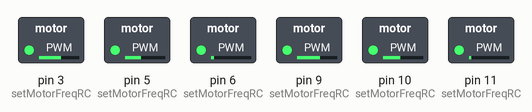
The sketch below on a simulated Arduino Uno, built with avr-gcc and run on an emulated ATmega328P. Shown: switched loads named in the sketch (green lamp = pin HIGH).

Above: at 0.15 s.
At 5.25 s:
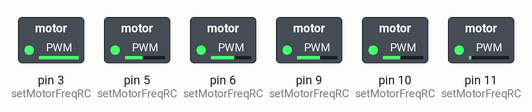
At 10.05 s:
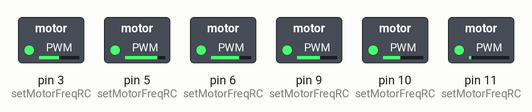
At 19.95 s:
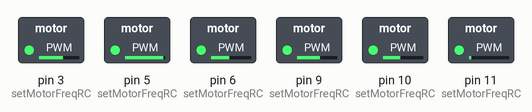
At 29.85 s:
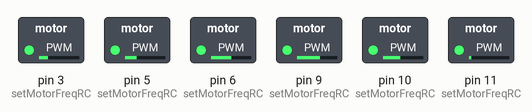
At 39.75 s:
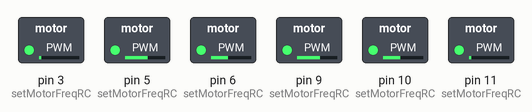
Timing chart, 0 to 40.0 s (numbered marks = the images above):
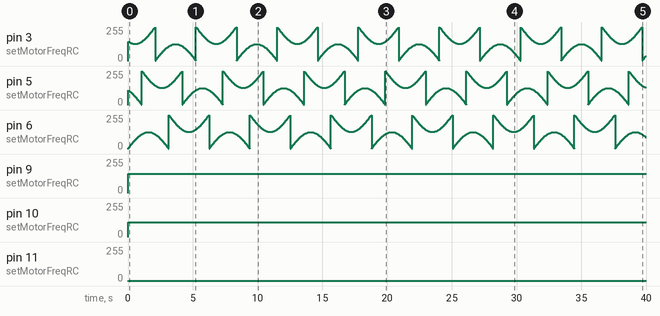

The sketch:

AimBot.ino
```cpp
#include "BLcontroller.h"
#include "Interupts_.h"
#include <Wire\Wire.h>
#define __ESC
#include "Aimbot_Serial.h"

#define bldc1 0.1171875
#define bldc2 0.05859375
#define DIR_MASK 0x80
#define Y_MIN_LIMIT -160
#define Y_MAX_LIMIT 320
#define MOTORPOWER 255 // 0 to 255
#define MOTOR_0_DEFAULT_FREQ 128
#define MOTOR_1_DEFAULT_FREQ 64
#define MOTOR_0_MIN_FREQ 192
#define MOTOR_1_MIN_FREQ 96
#define MOTOR_0_MAX_FREQ 256
#define MOTOR_1_MAX_FREQ 256
#define SPEED_FACTOR_Z 18
#define SPEED_FACTOR_Y 40
int speedCountY = 0; // RC mode counters for speed factor
int speedCountZ = 0;

char z_Pos = 0, y_Pos = 0;
int16_t z_Pos_Steps = 0, y_Pos_Steps = 0, y_Motor_Signed = 0;
uint16_t z_Motor = 0, y_Motor = 0;
bool rc_mode = false;

static AimBot_Serial megaSerial(Serial);


int zMotorCounter = 0;
bool up = true;
int z_MotorCounter = 0;

void setup()
{
	Serial.begin(BAUDRATE);

	initBlController();

	initMotorStuff();

	motorPowerOff();

	sei();

#if 0
	//moving to 0 pos.
	MoveMotorPosSpeed(motorNumberYaw, y_Motor, 100);
	MoveMotorPosSpeed(motorNumberPitch, z_Motor, 100);
	delay(250);
	megaSerial.sendPosReached();
#endif
}

void loop()
{
#if 0

	if (megaSerial.update())
	{
		rc_mode = megaSerial.isRCmode();
		z_Pos = megaSerial.getX();
		y_Pos = megaSerial.getY();

		if (!rc_mode) moveToPos();
		else
		{
			motor_0_freq = MOTOR_0_DEFAULT_FREQ;
			motor_1_freq = MOTOR_1_DEFAULT_FREQ;
			//setMotorFreqRC(z_Pos, motorNumberPitch);
			//setMotorFreqRC(y_Pos, motorNumberYaw);
			//motor_0_freq = MOTOR_0_MIN_FREQ;
			//motor_1_freq = MOTOR_1_MIN_FREQ;
		}
		megaSerial.flush();
	}
	//when in RC-mode, we want to continually move regardless of the success of serial update.
	if (rc_mode) moveWithSpeed();
	else
	{
		MoveMotorPosSpeed(motorNumberYaw, y_Motor, 100);
		MoveMotorPosSpeed(motorNumberPitch, z_Motor, 100);
	}
#endif
#if 1
	moveWithSpeed();
	//if (zMotorCounter >= 3072) up = false;
	//if (zMotorCounter <= 0) up = true;

	//if (up)z_Pos = 8;
	//else z_Pos = -8;
	z_Pos = 9;
	//if (z_Motor >= 360) z_Motor = 0;
#endif
}

void moveToPos()
{

	//converting angle to motor steps.
	z_Pos_Steps = z_Pos / bldc2;
	y_Pos_Steps = y_Pos / bldc1;

	int16_t z_pos_origin = z_Pos_Steps;
	int16_t y_pos_origin = y_Pos_Steps;

	while ((z_Pos_Steps != 0) || (y_Pos_Steps != 0))
	{
		if (motor_0_update && z_Pos_Steps != 0)
		{
			if (z_Pos_Steps > 0)
			{
				--z_Pos_Steps;
				--z_Motor;
			}
			else if (z_Pos_Steps < 0)
			{
				++z_Pos_Steps;
				++z_Motor;
			}
			setMotorFreq(z_pos_origin, z_Pos_Steps, motorNumberPitch);
			motor_0_update = false;
			if (z_Motor >= sineArraySize) z_Motor = 0;
			else if (z_Motor < 0) z_Motor = sineArraySize;
			MoveMotorPosSpeed(motorNumberPitch, z_Motor, MOTORPOWER);
		}
		if (motor_1_update && y_Pos_Steps != 0)
		{
			if (y_Pos_Steps > 0)
			{
				if (y_Motor_Signed > Y_MIN_LIMIT){
					y_Motor--;
					y_Motor_Signed--;
					y_Pos_Steps--;
				}
				else y_Pos_Steps = 0;
			}
			else if (y_Pos_Steps < 0)
			{
				if (y_Motor_Signed < Y_MAX_LIMIT){
					y_Motor++;
					y_Motor_Signed++;
					y_Pos_Steps++;
				}
				else y_Pos_Steps = 0;
			}
			setMotorFreq(y_pos_origin, y_Pos_Steps, motorNumberYaw);
			motor_1_update = false;
			if (y_Motor >= sineArraySize) y_Motor = 0;
			else if (y_Motor < 0) y_Motor = sineArraySize;
			MoveMotorPosSpeed(motorNumberYaw, y_Motor, MOTORPOWER);
		}
	}
	delay(100); //wait for rig to settle a little
	megaSerial.sendPosReached();
}


void moveWithSpeed()
{

	if ((z_Pos >= -1 && z_Pos <= 1)) z_Pos = 0;
	if ((y_Pos >= -1 && y_Pos <= 1)) y_Pos = 0;

	if (motor_0_update){
		motor_0_update = false;
		speedCountZ += abs(z_Pos);
		if (speedCountZ > SPEED_FACTOR_Z)
		{
			speedCountZ = 0;
			if (z_Pos & DIR_MASK)
			{
				z_Motor--;
				zMotorCounter--;
			}
			else if (z_Pos)
			{
				z_Motor++;
				zMotorCounter++;
			}
		}
		if (z_Motor >= sineArraySize) z_Motor = 0;
		else if (z_Motor < 0) z_Motor = sineArraySize;
		MoveMotorPosSpeed(motorNumberPitch, z_Motor, MOTORPOWER);

	}

	if (motor_1_update){
		motor_1_update = false;
		speedCountY += abs(y_Pos);
		if (speedCountY > SPEED_FACTOR_Y)
		{
			speedCountY = 0;
			if ((y_Pos & DIR_MASK) && y_Motor_Signed > Y_MIN_LIMIT){
				y_Motor--;
				y_Motor_Signed--;
			}
			else if (y_Pos && y_Motor_Signed < Y_MAX_LIMIT){
				y_Motor++;
				y_Motor_Signed++;
			}
		}
		if (y_Motor >= sineArraySize) y_Motor = 0;
		else if (y_Motor < 0) y_Motor = sineArraySize;
		MoveMotorPosSpeed(motorNumberYaw, y_Motor, MOTORPOWER);
	}

#if 0
	if (motor_0_update)
	{
		motor_0_update = false;
		speedCountZ += z_Pos;
		if (speedCountZ > 40)
		{
			MoveMotorPosSpeed(motorNumberPitch, z_Motor++, MOTORPOWER);
			speedCountZ = 0;
		}
	}
	if (motor_1_update)
	{
		motor_1_update = false;
		speedCountY += y_Pos;
		if (speedCountY > 40)
		{
			MoveMotorPosSpeed(motorNumberYaw, y_Motor++, MOTORPOWER);
			speedCountY = 0;
		}
	}
#endif
}


void setMotorFreq(int16_t &origin, int16_t &progress, uint8_t motorNumber)
{
	switch (motorNumber)
	{
	case motorNumberPitch:
		if ((origin/2)<progress) motor_0_freq = origin > 0 ? map(progress, 0, origin, MOTOR_0_MAX_FREQ, MOTOR_0_MIN_FREQ) : map(progress, origin, 0, MOTOR_0_MAX_FREQ, MOTOR_0_MIN_FREQ);
		else motor_0_freq = origin > 0 ? map(progress, 0, origin, MOTOR_0_MIN_FREQ, MOTOR_0_MAX_FREQ) : map(progress, origin, 0, MOTOR_0_MIN_FREQ, MOTOR_0_MAX_FREQ);
		break;
	case motorNumberYaw:
		if ((origin/2)<progress) motor_1_freq = origin > 0 ? map(progress, 0, origin, MOTOR_1_MAX_FREQ, MOTOR_1_MIN_FREQ) : map(progress, origin, 0, MOTOR_1_MAX_FREQ, MOTOR_1_MIN_FREQ);
		else motor_1_freq = origin > 0 ? map(progress, 0, origin, MOTOR_1_MIN_FREQ, MOTOR_1_MAX_FREQ) : map(progress, origin, 0, MOTOR_1_MIN_FREQ, MOTOR_1_MAX_FREQ);
		break;
	default:
		break;
	}
}
void setMotorFreqRC(int RCval, uint8_t motorNumber)
{
	RCval = abs(RCval);
	switch (motorNumber)
	{
	case motorNumberPitch:
		motor_0_freq = map(RCval, 0, 10, MOTOR_0_MIN_FREQ, MOTOR_0_MAX_FREQ);
		break;
	case motorNumberYaw:
		motor_1_freq = map(RCval, 0, 10, MOTOR_1_MIN_FREQ, MOTOR_1_MAX_FREQ);
		break;
	default:
		break;
	}
}
```

Aimbot_Serial.h
```cpp
#ifndef SERIAL_H
#define SERIAL_H
#define BAUDRATE 115200

enum CMD_ID {
	AIM_SYNC = 0xa5,
	VECTOR,
	MOV_XY,
	POS_REACHED,
	PIXY_PARAM_NOFP,
	PIXY_PARAM_DELTAP,
	PIXY_STOP,
	PIXY_START
};

#if defined(__MEGA) || defined(__ESC)
#ifdef __MEGA
#include <Arduino.h>
#endif
#ifdef __ESC
#include <Arduino.h>
#endif
#ifdef __DEBUG
#define DEBUG 1
#else
#define DEBUG 0
#endif

bool debug = DEBUG;
struct baseArduinoSerial {

	baseArduinoSerial(Stream &serial):m_serial(serial) {
		m_tx = (uint8_t*)malloc(sizeof(uint8_t)* 4);
		m_rx = (uint8_t*)malloc(sizeof(uint8_t)* 4);
	}

	void flush() {
		//flush local rx buffer
		for (int i = 0; i <= 3; i++) m_rx[i] = 0;
	}

	bool update() {
		if (m_serial.available()>3) {
			int len = 0;
			if (!sync()) {
				if (debug) Serial.println("Serial update: failed");
				return false;
			}
			while (true) {
				m_rx[len] = (uint8_t)m_serial.read();
				if (m_serial.available() == 0) break;
				if ((uint8_t)m_serial.peek() == AIM_SYNC) break; //next packet will have to wait.
				len++;
			}
			if (debug)
			{
				Serial.println("Serial update: complete");
				for (int i = 0; i <= len; i++) Serial.print(m_rx[i], HEX);
				Serial.println();
			}
			return true;
		}
		if (debug) Serial.println("Serial update: Nothing recieved");
		return false;
	}

	char getX() {
		if (debug) {
			if (m_rx[1] == VECTOR || m_rx[1] == MOV_XY) {
				Serial.print("Recieved X-Vector: ");
				Serial.println((char)m_rx[2],DEC);
			}
			else {
				Serial.println("Have not recieved X");
			}
		}
		if (m_rx[1] == VECTOR || m_rx[1] == MOV_XY) return (char)m_rx[2];
		return 0;
	}

	char getY() {
		if (debug) {
			if (m_rx[1] == VECTOR || m_rx[1] == MOV_XY) {
				Serial.print("Recieved Y-Vector: ");
				Serial.println((char)m_rx[3],DEC);
			}
			else {
				Serial.println("Have not recieved Y");
			}
		}
		if (m_rx[1] == VECTOR || m_rx[1] == MOV_XY) return (char)m_rx[3];
		return 0;
	}

	void sendXY(char x, char y, CMD_ID type) {
		m_tx[0] = AIM_SYNC;
		m_tx[1] = type;
		m_tx[2] = x;
		m_tx[3] = y;
		if (debug) {
			Serial.print("Sending XY: ");
			Serial.print(AIM_SYNC, HEX);
			Serial.print(" ");
			Serial.print(type, HEX);
			Serial.print(" ");
			Serial.print(x, DEC);
			Serial.print(" ");
			Serial.print(y, DEC);
			Serial.println();
		}
		m_serial.write(m_tx, sizeof(uint8_t)* 4);
	}

protected:
	~baseArduinoSerial() {
		free(m_rx);
		free(m_tx);
	}

	bool sync() {
		if ((uint8_t)m_serial.peek() != AIM_SYNC) {
			m_serial.read();
			uint16_t timeout = 0;
			while (m_serial.available()>1)
			{
				if (timeout > 20) return false;
				if ((uint8_t)m_serial.peek() != AIM_SYNC) {
					m_serial.read();
					timeout++;
				}
				else return true;
			}
		}
		else return true;
	}

	uint8_t *m_tx, *m_rx;
	Stream &m_serial;
};
#endif
#ifdef __MEGA
struct AimBot_Serial : public baseArduinoSerial
{
	AimBot_Serial(Stream &serial): baseArduinoSerial(serial) {}

	void flush() {
		while (m_serial.available() > 0) m_serial.read();
		for (int i = 0; i <= 3; i++) m_rx[i] = 0;
	}

	void pixyCmd(CMD_ID cmd) {
		m_tx[0] = AIM_SYNC;
		m_tx[1] = cmd;
		if (debug) {
			Serial.print("Pixy command: ");
			Serial.println(m_tx[1],HEX);
		}
		m_serial.write(m_tx, sizeof(uint8_t)* 2);
	}

	void pixyCmd(CMD_ID cmd, unsigned int value) {
		m_tx[0] = AIM_SYNC;
		m_tx[1] = cmd;
		switch (cmd)
		{
			case PIXY_PARAM_NOFP:
			m_tx[2] = value;
			m_tx[3] = value >> 8;
			m_serial.write(m_tx, sizeof(uint8_t)* 4);
			break;
			case PIXY_PARAM_DELTAP:
			m_tx[2] = value;
			m_serial.write(m_tx, sizeof(uint8_t)* 3);
			break;
		}
	}
	using baseArduinoSerial::m_rx;
	using baseArduinoSerial::m_tx;
	using baseArduinoSerial::m_serial;
};
#endif
#ifdef __ESC

struct AimBot_Serial : baseArduinoSerial
{
	AimBot_Serial(Stream &serial) : baseArduinoSerial(serial) {}

	void sendPosReached() {
		m_tx[0] = AIM_SYNC;
		m_tx[1] = POS_REACHED;
		m_serial.write(m_tx, sizeof(uint8_t)* 2);
	}

	bool isRCmode() {	// check if last recieved coords are RC or pixy-vector
		if (m_rx[1] == VECTOR) return false;
		return true;
	}
	using baseArduinoSerial::m_rx;
	using baseArduinoSerial::m_tx;
	using baseArduinoSerial::m_serial;
};
#endif
#ifdef __PIXY

#include "lpc43xx_uart.h"

struct AimBot_Serial {

	AimBot_Serial() {
#if 0
		scu_pinmux(0x2, 0, (MD_PLN | MD_EZI | MD_ZI | MD_EHS), FUNC1); // U0_TXD
		scu_pinmux(0x2, 1, (MD_PLN | MD_EZI | MD_ZI | MD_EHS), FUNC1);// U0_RXD
		scu_pinmux(0x1, 3, (MD_PLN | MD_EZI | MD_ZI | MD_EHS), FUNC0);// turn SSP1_MISO into GPIO0[10]
		scu_pinmux(0x1, 4, (MD_PLN | MD_EZI | MD_ZI | MD_EHS), FUNC0);// turn SSP1_MOSI into GPIO0[11]

		UART_CFG_Type ucfg;
		// regular config
		ucfg.Baud_rate = 115200;
		ucfg.Databits = UART_DATABIT_8;
		ucfg.Parity = UART_PARITY_NONE;
		ucfg.Stopbits = UART_STOPBIT_1;
		ucfg.Clock_Speed = CLKFREQ;
		UART_Init(LPC_USART0, &ucfg);
		UART_TxCmd(LPC_USART0, ENABLE);

		//m_tx = new uint8_t[4];
		//m_rx = new uint8_t[4];
		m_tx = (uint8_t*)malloc(sizeof(uint8_t)* 4);
		m_rx = (uint8_t*)malloc(sizeof(uint8_t)* 4);
#endif
	}

	~AimBot_Serial() {
		//reset pinmux
		scu_pinmux(0x2, 0, (MD_PLN | MD_EZI | MD_ZI | MD_EHS), FUNC4);// U0_TXD
		scu_pinmux(0x2, 1, (MD_PLN | MD_EZI | MD_ZI | MD_EHS), FUNC4);// U0_RXD

		NVIC_DisableIRQ(USART0_IRQn);

		//free buffer reservation
		free(m_tx);
		free(m_rx);
	}

	void setupSerial() {
		scu_pinmux(0x2, 0, (MD_PLN | MD_EZI | MD_ZI | MD_EHS), FUNC1); // U0_TXD
		scu_pinmux(0x2, 1, (MD_PLN | MD_EZI | MD_ZI | MD_EHS), FUNC1);// U0_RXD
		scu_pinmux(0x1, 3, (MD_PLN | MD_EZI | MD_ZI | MD_EHS), FUNC0);// turn SSP1_MISO into GPIO0[10]
		scu_pinmux(0x1, 4, (MD_PLN | MD_EZI | MD_ZI | MD_EHS), FUNC0);// turn SSP1_MOSI into GPIO0[11]

		NVIC_DisableIRQ(USART0_IRQn);

		UART_CFG_Type ucfg;
		UART_FIFO_CFG_Type ufifocfg;
		// regular config
		ucfg.Baud_rate = 115200;
		ucfg.Databits = UART_DATABIT_8;
		ucfg.Parity = UART_PARITY_NONE;
		ucfg.Stopbits = UART_STOPBIT_1;
		ucfg.Clock_Speed = CLKFREQ;
		UART_Init(LPC_USART0, &ucfg);

		ufifocfg.FIFO_DMAMode = DISABLE;
		ufifocfg.FIFO_Level = UART_FIFO_TRGLEV0;
		ufifocfg.FIFO_ResetRxBuf = ENABLE;
		ufifocfg.FIFO_ResetTxBuf = ENABLE;
		UART_FIFOConfig(LPC_USART0, &ufifocfg);

		UART_TxCmd(LPC_USART0, ENABLE);

		//allocate memory location for buffers
		m_tx = (uint8_t*)malloc(sizeof(uint8_t)* 4);
		m_rx = (uint8_t*)malloc(sizeof(uint8_t)* 4);

#if 0
		//Setup interrupts
	    UART_IntConfig(LPC_USART0, UART_INTCFG_RBR, ENABLE);        // enable UART0 RX interrupt
	    UART_IntConfig(LPC_USART0, UART_INTCFG_THRE, ENABLE);    // enable UART0 TX interrupt

	    // preemption = 1, sub-priority = 1
	    NVIC_SetPriority(USART0_IRQn, ((0x01<<3)|0x01));    // set uart0 interrupt priority
	    NVIC_EnableIRQ(USART0_IRQn);    // enable usart0 interrupt for NVIC
#endif
	}

	uint8_t updateSerial() {

		//Checking if line is busy
		uint8_t timeOut;
#if 0 //blocking
		//waiting for line to be ready
		timeOut = UART_BLOCKING_TIMEOUT;
		while (!(LPC_USART0->LSR & UART_LSR_RDR)) {
			if (timeOut == 0) return 0;
			timeOut--;
		}
#endif
		/*
		 * We don't want the main loop to wait for incoming byte
		 * for the whole blocking timeout duration for each iteration.
		 */
#if 1 //none_blocking
		if(!(LPC_USART0->LSR & UART_LSR_RDR)) return 0; //nothing waiting for us, return to main loop.
#endif
		/*
		 * Synchronizing. We don't want to use readByte() here,
		 * because that would slow this routine down significantly.
		 * */
		timeOut = 20;
		while(timeOut >= 1 && (LPC_USART0->LSR & UART_LSR_RDR)) {
			m_rx[0] = UART_ReceiveByte(LPC_USART0);
			if(m_rx[0] == AIM_SYNC) break;		//now in sync
			timeOut--;
		}
		if(timeOut == 0) return 0; //corrupt data, or incorrect signal recieved.

		//handling package.
		m_rx[1] = readByte();

		switch (m_rx[1]) {
			case PIXY_PARAM_NOFP:
			uint16_t m_nOfP;

			//recieve the rest of the package
			m_rx[2] = readByte();
			m_rx[3] = readByte();
			if(!(m_rx[2] | m_rx[3])) return 0;//recieved 0's

			m_nOfP = m_rx[2] << 8 | m_rx[3];

			g_greyShades.setParams(g_greyShades.deltaP, m_nOfP);
			g_greyShades.reset();

			//echoBack(m_rx, 4);//for debug purposes
			break;

			case PIXY_PARAM_DELTAP:
			uint8_t m_deltaP;

			//recieve the rest of the package
			m_rx[2] = readByte();
			if(!m_rx[2]) return 0;//received 0

			m_deltaP = m_rx[2];

			g_greyShades.setParams(m_deltaP, g_greyShades.nOfP);
			g_greyShades.reset();

			//echoBack(m_rx, 3); //for debug purposes
			break;

			case PIXY_START:
			if (!running) {
				running = true;
				g_greyShades.reset();
			}
			//echoBack(m_rx, 2);//for debug purposes
			break;

			case PIXY_STOP:
			if (running) {
				running = false;
				g_greyShades.reset();
			}
			//echoBack(m_rx, 2);//for debug purposes
			break;

			default:
				//if arduino sends sync followed by bogus, we end up here.
			return 0;
			break;
		}
		return 1;
	}

	uint32_t sendVector(sPoint16 &p) {
		//startbyte
		m_tx[0] = AIM_SYNC;
		m_tx[1] = VECTOR;
		//data
#if 1 /* Cutting off X vector, if object is at edge,
* we don't want to move all the way,
* only some part of the distance.
* this is also convenient, because then we
* don't have to send more than a single byte for the X vector.
*/
		if (p.m_x > 127)
		m_tx[2] = (int8_t)127;
		else if (p.m_x < -127)
		m_tx[2] = (int8_t)-127;
		else
		m_tx[2] = (int8_t) p.m_x;
		m_tx[3] = (int8_t) p.m_y;

#endif
#if 1
		//Waiting for previous send to be finished.
		uint8_t timeout = 0xFF;
		while (UART_CheckBusy(LPC_USART0) == SET) {
			if (timeout == 0) return 0;
			timeout--;
		}
#endif
		return UART_Send(LPC_USART0, m_tx, 4, NONE_BLOCKING);
	}

private:
	void echoBack(uint8_t *tx, uint8_t len) {
#if 1
		uint8_t timeOut = 0xFF;
		while (UART_CheckBusy(LPC_USART0) == SET) {
			timeOut--;
			if (timeOut == 0) return;
		}
#endif
		UART_Send(LPC_USART0, tx, len, NONE_BLOCKING);
	}

	uint8_t readByte() {
#if 1 // blocking
		uint32_t timeOut = UART_BLOCKING_TIMEOUT;
		while (!(LPC_USART0->LSR & UART_LSR_RDR)) {
			timeOut--;
			if (timeOut == 0) return 0;
		}
#endif
#if 0 //none_blocking
		if(!(LPC_USART0->LSR & UART_LSR_RDR)) return 0;
#endif
		return UART_ReceiveByte(LPC_USART0);
	}

	uint8_t *m_tx, *m_rx;
};
#endif
#ifdef __DESKTOP
#endif
#endif // SERIAL_H
```

Interupts_.h
```cpp
#include <avr\interrupt.h>


/*interupt for motorupdate. every 31.5us.
ticker hver gang TIMER1 overflow slår inn. ticker hver gang phase correct PWM trekantpuls
når bunnen.*/
ISR(TIMER1_OVF_vect)
{
	if(!motor_0_update) freq_0_count++;
	if (freq_0_count == motor_0_freq)
	{
		PWM_A_MOTOR0 = pwm_a_motor0;
		PWM_B_MOTOR0 = pwm_b_motor0;
		PWM_C_MOTOR0 = pwm_c_motor0;

		freq_0_count = 0;
		motor_0_update = true;
	}

	if (!motor_1_update) freq_1_count++;
	if (freq_1_count == motor_1_freq)
	{
		PWM_A_MOTOR1 = pwm_a_motor1;
		PWM_B_MOTOR1 = pwm_b_motor1;
		PWM_C_MOTOR1 = pwm_c_motor1;

		freq_1_count = 0;
		motor_1_update = true;
	}

}
```

Source omitted: BLcontroller.h (data table, 14022 bytes), definitions.h (2206 bytes)

Measured:
- by itself, pin 3 (setMotorFreqRC), pin 5 (setMotorFreqRC), pin 6 (setMotorFreqRC): moves between 3/255 and 253/255, repeating every 6.3 s
- by itself, pin 9 (setMotorFreqRC): 0/255 → 146/255 at 0.00 s
- by itself, pin 10 (setMotorFreqRC): 0/255 → 110/255 at 0.00 s
- by itself, pin 11 (setMotorFreqRC): 0/255 → 3/255 at 0.00 s
